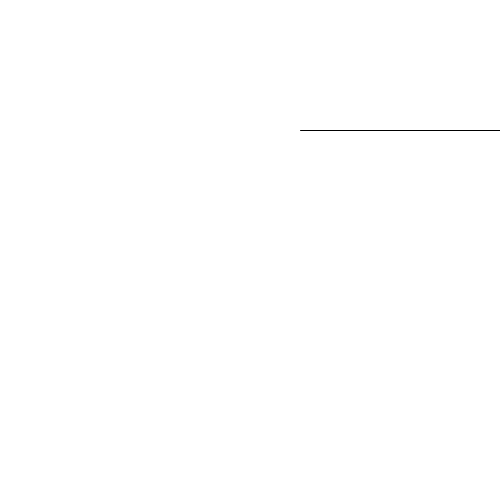
Frame 1 (no input)
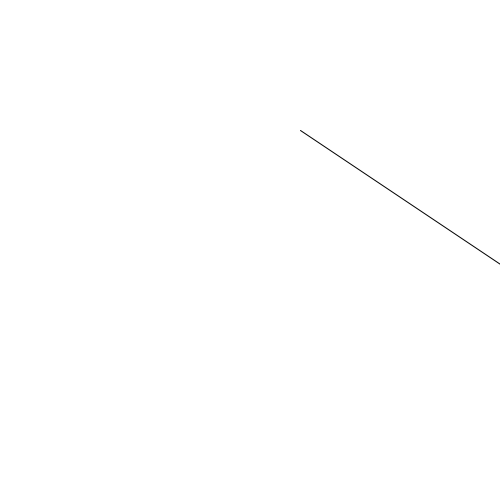
Frame 60 (the mouse pressed at the canvas centre just before this capture)
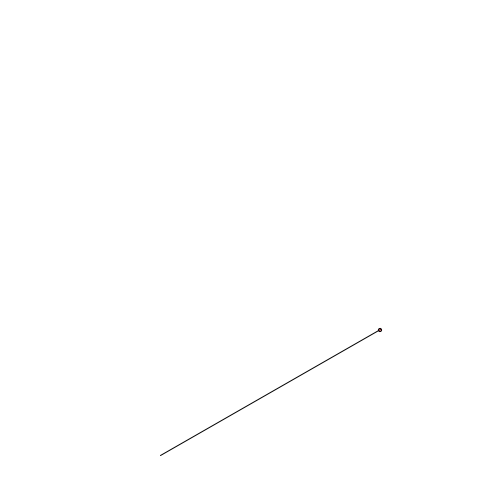
Frame 120 (the mouse held since frame 60 and released just before this capture)

The Processing sketch that drew these frames (run headless with seeded random() and noise(); from frame 60 on, the mouse is pressed at the canvas centre):

// Processing sketch: processing_2431
// ── processing_2431.pde

/*
Random Perlin Noise
May 2009
angelaseear@gmail.com
*/
float rot = 0;
float rad = 200;
float speed = 0.01;
float circleSize = 1;
float seed = 0;
float seed2 = 0;


void setup(){
  size(500,500);
  background(#030a2e);
  smooth();
};




void draw(){
  
  rad = noise(seed)*400;
  seed = seed + 0.03;
  
  circleSize = noise(seed2)*20;
  seed2 = seed2 + 0.09;
  
  translate(300,130);
  rotate(rot);
  background(255);
  line(mouseX,mouseY,rad,0);
  fill(247,16,22,100);
  ellipse(rad,0,circleSize,circleSize);
  
  rot = rot+speed;
  rad = random(0,540);
  
  
  
};


void keyPressed(){
  save("circle" + key +".png");
};
